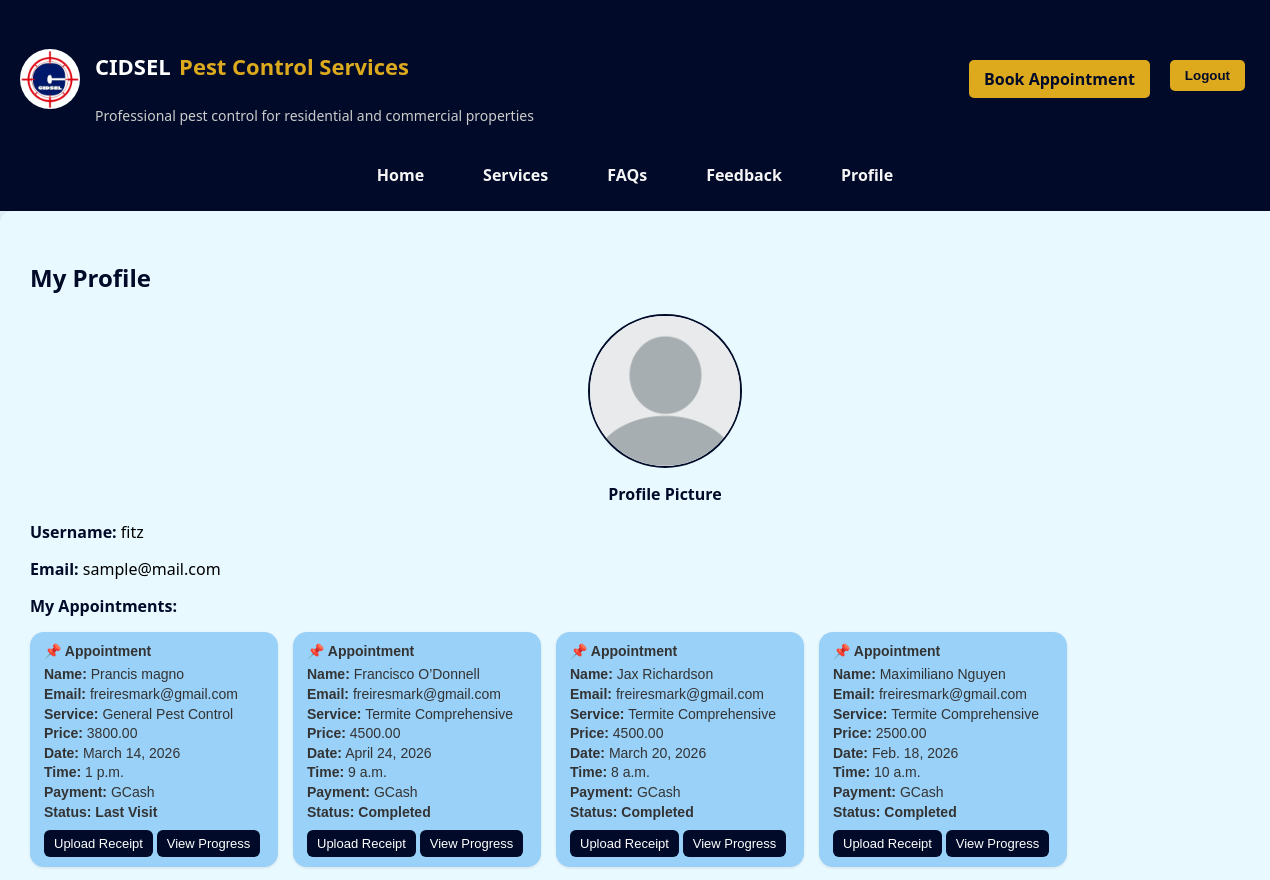
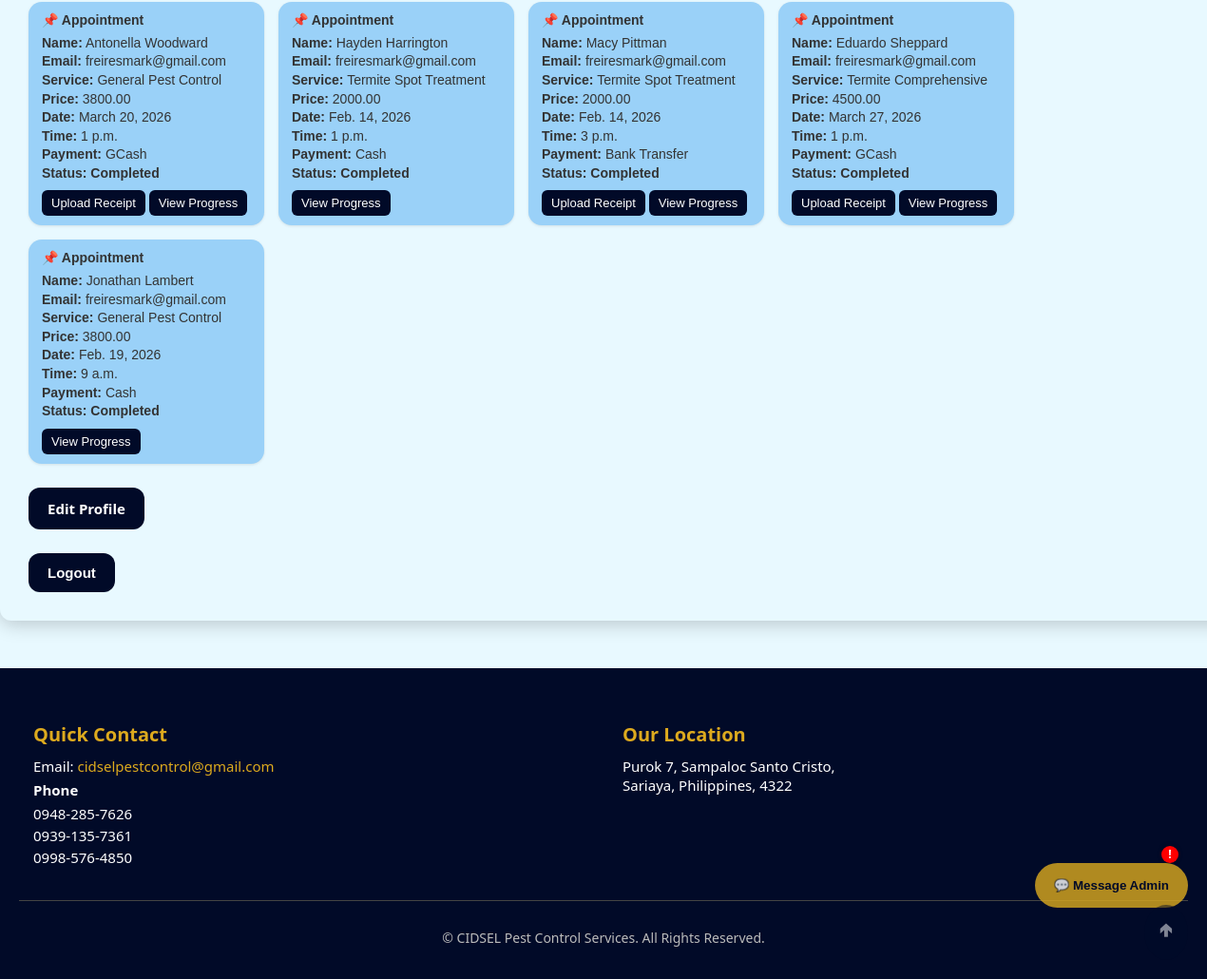
Screenshot of /profile/ (signed in) with the database file from the repository (2 pictures, top to bottom).
### services/models.py (models this page shows, shortened)
class CustomUser(AbstractUser):
    is_admin = models.BooleanField(default=False)
    is_customer = models.BooleanField(default=False)
    is_technician = models.BooleanField(default=False)

class Appointment(models.Model):
    user = models.ForeignKey(settings.AUTH_USER_MODEL, on_delete=models.CASCADE, related_name="appointments", null=True, blank=True)
    created_at = models.DateTimeField(auto_now_add=True)
    STATUS_CHOICES = [
        ('Pending', 'Pending'),
        ('Done', 'Done'),
    ]
    client_name = models.CharField(max_length=100)
    client_address = models.TextField()
    land_use_category = models.CharField(
        max_length=50,
        choices=[
            ("Industrial", "Industrial"),
            ("Residential", "Residential"),
            ("Institutional", "Institutional"),
            ("Commercial", "Commercial"),
        ],
        default="Residential"
    )
    email = models.EmailField()
    mobile = models.CharField(max_length=15)
    job_location = models.CharField(max_length=255, blank=True, null=True)
    municipality = models.CharField(max_length=100, blank=True)
    barangay = models.CharField(max_length=100)
    street = models.CharField(max_length=100, blank=True)
    house_number = models.CharField(max_length=50, blank=True)
    total_area = models.DecimalField(max_digits=10, decimal_places=2, null=True, blank=True)
    service = models.CharField(max_length=100)
    date = models.DateField()
    time = models.TimeField()
    contract_period = models.CharField(max_length=100, blank=True)
    payment_method = models.CharField(max_length=50)
    receipt = models.ImageField(upload_to="receipts/", blank=True, null=True)
    estimated_price = models.DecimalField(max_digits=10, decimal_places=2, null=True, blank=True)  # ✅ NEW FIELD
    created_at = models.DateTimeField(auto_now_add=True)
    status = models.CharField(
        max_length=20,
        choices=[("pending", "Pending"), ("in-progress", "In Progress"), ("completed", "Completed")],
        default='Pending'
    )

### services/views.py (the view)
# urls.py: path('profile/', views.profile, name='profile'),
@login_required
def profile(request):
    appointments = (
        Appointment.objects.filter(
            user=request.user  # ← VERY IMPORTANT
        )
        .filter(
            Q(status='Pending') | Q(verificationassignment__isnull=False)
        )
        .order_by('-created_at')
        .distinct()
        .prefetch_related('verificationassignment_set')
    )
    return render(request, "customer/profile.html", {
        "appointments": appointments
    })

### services/models.py (called while the page is built)
    def get_image_url(self):
        if self.image:
            return self.image.url
        from django.conf import settings
        return settings.STATIC_URL + 'default_pic.png'

### services/templates/customer/profile.html (shortened to what this page needs)
{% load static %}
<!DOCTYPE html>
<html>
<head>
</head>
<body>
<div class="header">
    <div class="header-container">
        <div class="logo-text">
            <img id="logo" src="{% static 'cidsel_logo.png' %}" alt="CIDSEL Logo">
            <div class="text-group">
                <h1>
                    <span class="brand">CIDSEL</span>
                    <span class="service">Pest Control Services</span>
                </h1>
                <p class="subtitle">Professional pest control for residential and commercial properties</p>
            </div>
        </div>
        <div style="display: flex; flex-wrap: wrap; gap: 10px;">
            <a href="{% url 'book_appointment' %}" class="appointment-button">Book Appointment</a>
            {% if user.is_authenticated %}
                <form method="post" action="{% url 'logout' %}">
                    <button type="submit" class="logout-button">Logout</button>
                </form>
            {% endif %}
        </div>
    </div>
    <div class="nav-bar">
        <a href="{% url 'dashboard' %}">Home</a>
        <a href="{% url 'services' %}">Services</a>
        <a href="{% url 'faqs' %}">FAQs</a>
        {% if user.is_authenticated %}
            <a href="{% url 'feedback' %}">Feedback</a>
        {% else %}
            <div class="tooltip-wrapper">
                <a href="{% url 'login' %}" class="tooltip-link">Feedback</a>
                <span class="tooltip-text">Need to Sign In</span>
            </div>
        {% endif %}
        {% if user.is_authenticated %}
            <a href="{% url 'profile' %}">Profile</a>
        {% else %}
            <div class="tooltip-wrapper">
                <a href="{% url 'login' %}" class="tooltip-link">Profile</a>
                <span class="tooltip-text">Need to Sign In</span>
            </div>
        {% endif %}
    </div>
</div>
<div class="content">
    <div class="profile-container">
        <h2>My Profile</h2>
        <div class="profile-picture-container">
            <img src="{{ user.profile.get_image_url }}"
                alt="Profile Picture"
                class="profile-picture">
            <p class="profile-label">Profile Picture</p>
        </div>
        <div class="profile-item">
            <span class="profile-label">Username:</span> {{ user.username }}
        </div>
        <div class="profile-item">
            <span class="profile-label">Email:</span> {{ user.email }}
        </div>
        <div class="profile-item">
            <span class="profile-label">My Appointments:</span>
        </div>
        {% if appointments %}
            <div style="display: flex; flex-wrap: wrap; gap: 15px; margin-top: 10px;">
                {% for appointment in appointments %}
                    <div class="appointment-card" style="
                        background-color: #9ad1f8ff;
                        color: #333;
                        padding: 10px 14px;
                        border-radius: 14px;
                        width: 220px;
                        font-family: Arial, sans-serif;
                        font-size: 14px;
                        line-height: 1.4;
                        box-shadow: 0px 1px 3px rgba(0,0,0,0.1);
                        display: {% if forloop.counter <= 10 %}block{% else %}none{% endif %};
                    ">
                        <strong>📌 Appointment</strong>
                        <ul style="list-style-type: none; padding: 4px 0 0 0; margin: 0;">
                            <li><strong>Name:</strong> {{ appointment.client_name }}</li>
                            <li><strong>Email:</strong> {{ appointment.email }}</li>
                            <li><strong>Service:</strong> {{ appointment.service }}</li>
                            <li><strong>Price:</strong> {{ appointment.estimated_price }}</li>
                            <li><strong>Date:</strong> {{ appointment.date }}</li>
                            <li><strong>Time:</strong> {{ appointment.time }}</li>
                            <li><strong>Payment:</strong> {{ appointment.payment_method }}</li>
                            <li><strong>Status:</strong> <strong>{{ appointment.status }}</strong></li>
                        </ul>
                        {% if appointment.payment_method == "Bank Transfer" or appointment.payment_method == "GCash" %}
                            <button class="apt-modal-btn" onclick="openModal('receiptModal-{{ appointment.id }}')" >
                                Upload Receipt
                            </button>
                        {% endif %}
                        <button class="apt-modal-btn" onclick="openProgressModal('progressModal-{{ appointment.id }}')">
                            View Progress
                        </button>
                    </div>
                {% endfor %}
            </div>
        {% else %}
            <p>No appointments found.</p>
        {% endif %}
        <a href="{% url 'edit_profile' %}" class="btn">Edit Profile</a>
        {% if user.is_authenticated %}
            <form method="post" action="{% url 'logout' %}">
                <button type="submit" class="btn">Logout</button>
            </form>
        {% endif %}
    </div>
</div>
{% if user.is_authenticated %}
<div class="chat-btn-wrapper">
  <span id="chatNotification" class="chat-notification">!</span>
  <button id="chatBtn" class="chat-button" onclick="openChat()">💬 Message Admin</button>
</div>
{% else %}
<div class="chat-btn-wrapper">
  <button id="chatBtn" class="chat-button disabled" title="Login to chat" disabled>💬 Login to Chat</button>
</div>
{% endif %}
<button id="backToTop" title="Go to top">🢁</button>
</body>
<footer class="site-footer">
  <div class="footer-container">
    <div class="footer-section">
      <h2>Quick Contact</h2>
      <p>Email: <a href="mailto:cidselpestcontrol@gmail.com">cidselpestcontrol@gmail.com</a></p>
      <p><strong>Phone</strong></p>
      <ul>
        <li>0948-285-7626</li>
        <li>0939-135-7361</li>
        <li>0998-576-4850</li>
      </ul>
    </div>
    <div class="footer-section">
      <h2>Our Location</h2>
      <p>
        Purok 7, Sampaloc Santo Cristo, <br>
        Sariaya, Philippines, 4322
      </p>
    </div>
  </div>
  <div class="footer-bottom">
    <p>&copy; {{ now|date:"Y" }} CIDSEL Pest Control Services. All Rights Reserved.</p>
  </div>
</footer>
</html>

### services/templates/customer/profile.html (style rules this page uses)
body { font-family: 'Segoe UI', sans-serif; margin: 0; padding: 0; background-color: #E8F9FF; }
img { max-width: 100%; height: auto; }
.header { background-color: #010A28; color: white; padding: 10px 0; position: relative; top: 0; width: 100%; z-index: 1000; }
.header-container { display: flex; flex-wrap: wrap; justify-content: space-between; align-items: center; padding: 10px 20px; }
.logo-text { display: flex; align-items: center; gap: 15px; flex-wrap: wrap; }
#logo { width: 60px; height: 60px; border-radius: 50%; }
.text-group { text-align: left; }
.brand { color: white; font-weight: bold; font-size: 22px; }
.service { color: #DDAA1E; font-weight: bold; font-size: 22px; }
.subtitle { color: #ccc; margin-top: 4px; font-size: 14px; }
.logout-button, .appointment-button { background-color: #DDAA1E; color: #010A28; font-weight: bold; border: none; padding: 8px 15px; border-radius: 5px; cursor: pointer; margin: 5px; text-decoration: none; white-space: nowrap; }
.nav-bar { display: flex; justify-content: center; gap: 15px; padding: 10px; flex-wrap: wrap; }
.nav-bar a { text-decoration: none; color: #f5f5f5; font-weight: bold; padding: 5px 22px; border-radius: 5px; transition: background 0.2s; }
.apt-modal-btn { margin-top: 8px; background-color: #010A28; color: white; padding: 6px 10px; border: none; border-radius: 6px; cursor: pointer; font-size: 13px; }
.profile-container { background: #E8F9FF; padding: 30px; border-radius: 12px; width: 100%; max-width: 100%; box-shadow: 0 4px 20px rgba(0,0,0,0.2); text-align: left; }
h2 { font-size: 24px; color: #010A28; margin-bottom: 20px; }
.profile-item { margin: 15px 0; font-size: 16px; }
.profile-label { font-weight: bold; color: #010A28; }
.btn { display: inline-block; margin-top: 25px; padding: 12px 20px; background-color: #010A28; color: white; font-weight: bold; font-size: 15px; border: none; border-radius: 12px; cursor: pointer; text-decoration: none; }
.profile-picture-container { flex: 0 0 150px; text-align: center; }
.profile-picture { width: 150px; height: 150px; border-radius: 50%; object-fit: cover; border: 2px solid #010A28; }
.profile-label { margin-top: 10px; }
.site-footer { background-color: #010A28; color: white; padding: 40px 20px 20px; margin-top: 50px; }
.footer-container { display: flex; flex-wrap: wrap; justify-content: space-between; gap: 40px; max-width: 1200px; margin: 0 auto; }
.footer-section { flex: 1; min-width: 250px; }
.footer-section h2 { color: #DDAA1E; font-size: 20px; margin-bottom: 10px; }
.footer-section p, .footer-section ul { margin: 5px 0; font-size: 15px; }
.footer-section ul { list-style: none; padding: 0; }
.footer-section ul li { margin: 3px 0; }
.footer-section a { color: #DDAA1E; text-decoration: none; }
.footer-bottom { text-align: center; border-top: 1px solid #444; margin-top: 30px; padding-top: 15px; font-size: 14px; color: #bbb; }
#backToTop { position: fixed; bottom: 20px; right: 20px; z-index: 5000; background-color: #010A28; color: white; border: none; padding: 12px 16px; border-radius: 50%; font-size: 20px; cursor: pointer; opacity: 0.5; transition: opacity 0.3s ease, transform 0.3s ease; }
.chat-button { position: fixed; bottom: 75px; right: 20px; background: #DDAA1E; color: #010A28; padding: 16px 20px; border: none; border-radius: 50px; cursor: pointer; font-weight: bold; opacity: 80%; }
.chat-btn-wrapper { position: fixed; bottom: 145px; right: 20px; }
.chat-notification { position: absolute; top: 5px; right: 10px; background: red; color: white; font-weight: bold; border-radius: 50%; width: 18px; height: 18px; font-size: 12px; text-align: center; line-height: 18px; display: none; box-shadow: 0 0 5px rgba(0,0,0,0.3); }

### rows the page displays
CustomUser: username "fitz", email "sample@mail.com"
Appointment: client_name "Prancis magno", email "freiresmark@gmail.com", service "General Pest Control", estimated_price "3800.00", date "March 14, 2026", time "1 p.m.", payment_method "GCash", status "Last Visit"
Appointment: client_name "Francisco O’Donnell", email "freiresmark@gmail.com", service "Termite Comprehensive", estimated_price "4500.00", date "April 24, 2026", time "9 a.m.", payment_method "GCash", status "Completed"
Appointment: client_name "Jax Richardson", email "freiresmark@gmail.com", service "Termite Comprehensive", estimated_price "4500.00", date "March 20, 2026", time "8 a.m.", payment_method "GCash", status "Completed"
Appointment: client_name "Maximiliano Nguyen", email "freiresmark@gmail.com", service "Termite Comprehensive", estimated_price "2500.00", date "Feb. 18, 2026", time "10 a.m.", payment_method "GCash", status "Completed"
Appointment: client_name "Antonella Woodward", email "freiresmark@gmail.com", service "General Pest Control", estimated_price "3800.00", date "March 20, 2026", time "1 p.m.", payment_method "GCash", status "Completed"
Appointment: client_name "Hayden Harrington", email "freiresmark@gmail.com", service "Termite Spot Treatment", estimated_price "2000.00", date "Feb. 14, 2026", time "1 p.m.", payment_method "Cash", status "Completed"
Appointment: client_name "Macy Pittman", email "freiresmark@gmail.com", service "Termite Spot Treatment", estimated_price "2000.00", date "Feb. 14, 2026", time "3 p.m.", payment_method "Bank Transfer", status "Completed"
Appointment: client_name "Eduardo Sheppard", email "freiresmark@gmail.com", service "Termite Comprehensive", estimated_price "4500.00", date "March 27, 2026", time "1 p.m.", payment_method "GCash", status "Completed"
Appointment: client_name "Jonathan Lambert", email "freiresmark@gmail.com", service "General Pest Control", estimated_price "3800.00", date "Feb. 19, 2026", time "9 a.m.", payment_method "Cash", status "Completed"
